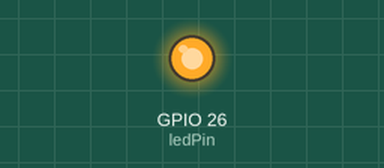
A sketch run on a simulated ESP32. On the bench: output pins drawn as LEDs (lit = HIGH).

Above: at 0.2 s.
At 6.5 s:
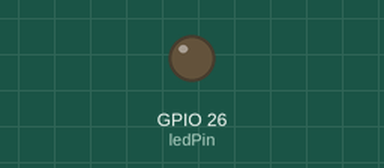
Timing chart, 0 to 7.2 s (numbered marks = the images above):
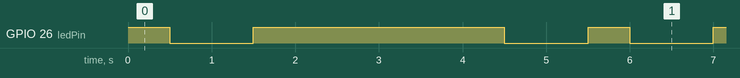

Measured:
- by itself, GPIO 26 (ledPin): repeats every 5.5 s: LOW 1.0 s, HIGH 3.0 s, LOW 1.0 s, HIGH 0.50 s
- by itself, everything shown: repeats every 5.5 s, in 4 steps

The sketch:

sketch_apr2a.ino
```cpp
const int ledPin = 26;

void setup() {
  // put your setup code here, to run once:
  pinMode(ledPin, OUTPUT);
}

void loop() {
  // put your main code here, to run repeatedly:
  digitalWrite(ledPin, HIGH);
  delay(500);
  digitalWrite(ledPin, LOW);
  delay(1000);
  digitalWrite(ledPin, HIGH);
  delay(3000);
  digitalWrite(ledPin, LOW);
  delay(1000);
}
```
